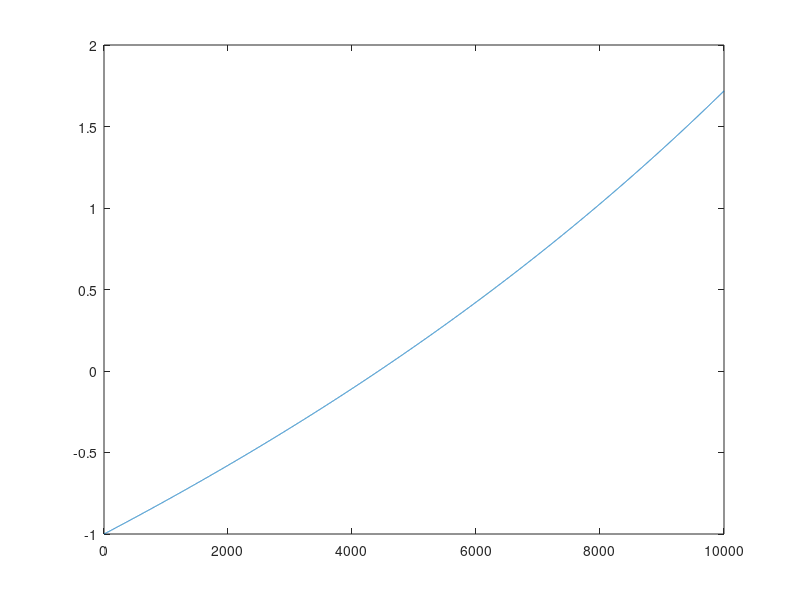

Recreate this plot in MATLAB. (Note: this script raises an error after producing the figure.)
clc;
clear all;

% DATI
f = @(x) exp(x) - 2 + x;
x = linspace(0, 1, 10000);
toll = 10^(-8);
a = 0;
b = 1;
sol = 0.4428544010023885;

% PUNTO 1
figure(1)
title("f(x)")
plot(f(x))

% PUNTO 2
fprintf("%f\n", f(a)*f(b));

% PUNTO 3
[x, xall, iter] = bisezione(f, a, b, toll, 1000);

% PUNTO 4
err = abs(sol - xall)/abs(sol);
figure(2)
semilogy(err);
figure(3)
plot(err);